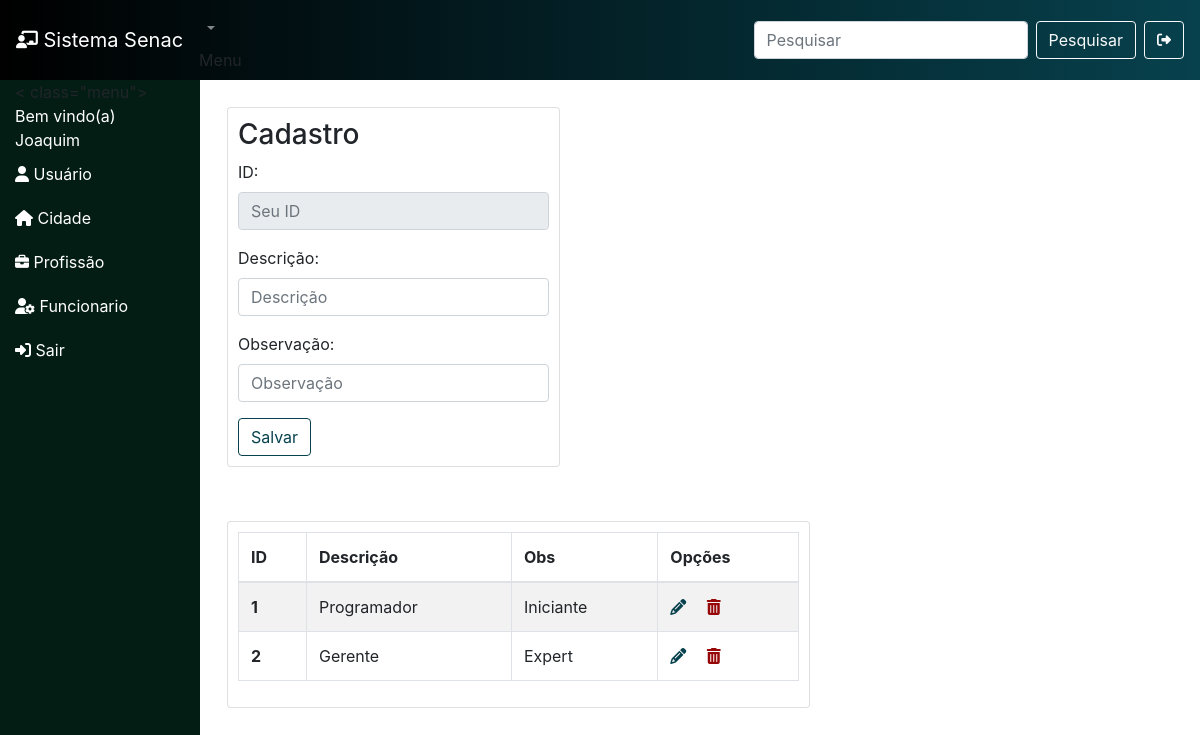
The app's page /sistema/profissao.php (signed in) with its own data.
### tables this page shows
CREATE TABLE profissao(
    id INT PRIMARY KEY NOT NULL AUTO_INCREMENT,
    descricao VARCHAR(45),
    obs VARCHAR(255)
);

### sistema/profissao.php (the view, shortened to what this page needs)
<!DOCTYPE html>
<html lang="pr-br">
<?php
include "conexao.php";
$destino = './profissao/inserir.php';
?>
<head>
  <link rel="stylesheet" href="https://cdnjs.cloudflare.com/ajax/libs/font-awesome/6.6.0/css/all.min.css"
 />
  <link rel="stylesheet" href="https://stackpath.bootstrapcdn.com/bootstrap/4.1.3/css/bootstrap.min.css"
>
  <link rel="stylesheet" href="./recursos/style.css">
  <link rel="stylesheet" href="https://cdn.datatables.net/2.1.8/css/dataTables.dataTables.css" />
</head>
<body>
<?php include './menuSuperior.php';?>
  <div class="container-fluid">
    <div class="row">
      <div class="col-md-2 menu">
       <?php include './menuLateral.php'; ?>
      </div>
      <div class="col-md-10">
        <div class="row">
          <div class="col-md-4 card">
            <h3>Cadastro</h3>
            <form action="<?= $destino ?>" method="post">
              <div class="form-group">
                <label>ID: </label>
                <input readonly value="<?php echo isset($dadosAlt) ? $dadosAlt['id'] : '' ?>" type="text" name="id"
                  class="form-control" placeholder="Seu ID">
              </div>
              <div class="form-group">
                <label>Descrição: </label>
                <input value="<?php echo isset($dadosAlt) ? $dadosAlt['descricao'] : '' ?>" type="text" name="descricao" required
                  class="form-control" placeholder="Descrição">
              </div>
              <div class="form-group">
                <label>Observação: </label>
                <input value="<?php echo isset($dadosAlt) ? $dadosAlt['obs'] : '' ?>" type="text" name="obs" required
                  class="form-control" placeholder="Observação">
              </div>
              <button type="submit" class="btn btn-outline-info color"> Salvar </button>
            </form>
          </div>
          <div class="col-md-7 card">
            <table class="table table-striped table-bordered" id="tabela">
              <thead>
                <tr>
                  <th scope="col">ID</th>
                  <th scope="col">Descrição</th>
                  <th scope="col">Obs</th>
                  <th scope="col">Opções</th>
                </tr>
              </thead>
              <tbody>
                <?php
                $sql = 'SELECT * FROM profissao';
                $resultado = mysqli_query($conexao, $sql);
                while ($colunas = mysqli_fetch_assoc($resultado)) {
                  ?>
                  <tr>
                    <th scope="row"> <?php echo $colunas['id'] ?> </th>
                    <td> <?php echo $colunas['descricao'] ?></td>
                    <td> <?php echo $colunas['obs'] ?></td>
                    <td>
                      <a href="profissao.php?idAlt=<?= $colunas['id'] ?>"> <i class="fa-solid fa-pencil mr-3"
                          style="color: #07414d;"></i></a>
                      <a href="<?php echo './profissao/excluir.php?id=' . $colunas['id']; ?>"> <i
                          class="fa-solid fa-trash-can" style="color: #970707;"></i></a>
                    </td>
                  </tr>
                <?php } ?>
              </tbody>
            </table>
          </div>
        </div>
      </div>
    </div>
</body>
</html>

### sistema/recursos/style.css (style rules this page uses)
.color { border-color: #07414d; color: #07414d; }
.menu { background-color: rgb(3, 29, 20); height: 100vh; list-style: none; }
.card { margin-top: 5px; padding: 10px; margin: 27px; }

### records on screen
profissao: id "1", descricao "Programador", obs "Iniciante"
profissao: id "2", descricao "Gerente", obs "Expert"

### other values on screen
$_SESSION['usuario'] "Joaquim"
